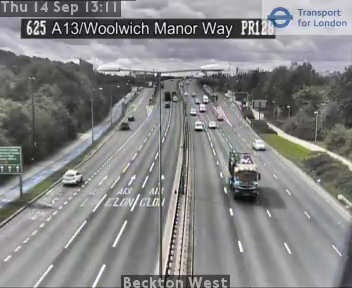
#> input picture frame 27 of trafficCounter/inputs/625_201709141311.mp4, 352 x 288 px
$ python haarCascades.py
#> lines starting #> are read from the running program, lines starting #| are printed output that depends on the picture; after the words box and inside, x2 and y2 are one past the last pixel; in counts of white or black regions, pixels touching at a corner belong together
#!/usr/bin/env python3
# -*- coding: utf-8 -*-
"""
Created on Thu Aug 31 12:59:22 2017

@author: alexdrake
"""
import numpy as np
import cv2
import os

# get working directory
loc = os.path.abspath('')

#this is the cascade
car_cascade = cv2.CascadeClassifier(loc+'/trafficCounter/classifier/cars3.xml')

# Video source
inputFile = loc+'/trafficCounter/inputs/625_201709141311.mp4'
cap = cv2.VideoCapture(inputFile)

# get frame size
frame_w = int(cap.get(cv2.CAP_PROP_FRAME_WIDTH))
frame_h = int(cap.get(cv2.CAP_PROP_FRAME_HEIGHT))

# create a mask (manual for each camera)
mask = np.zeros((frame_h,frame_w), np.uint8)
mask[:,:] = 255
mask[:120, :] = 0

frame_no = 0

ret, img = cap.read()
#> img is the input picture: shape (288, 352, 3); mean B, G, R 132.7, 132.3, 132.4

while ret:
    ret, img = cap.read()
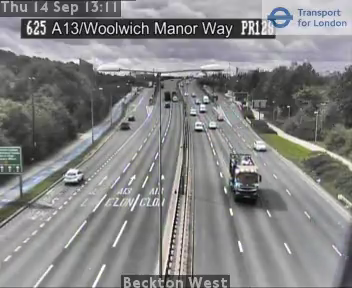
#> input picture frame 28 of trafficCounter/inputs/625_201709141311.mp4, 352 x 288 px
#> img is the input picture: shape (288, 352, 3); mean B, G, R 132.8, 132.3, 132.3
    frame_no = frame_no + 1

    gray = cv2.cvtColor(img, cv2.COLOR_BGR2GRAY)

    # apply mask
    gray = cv2.bitwise_and(gray, gray, mask = mask)
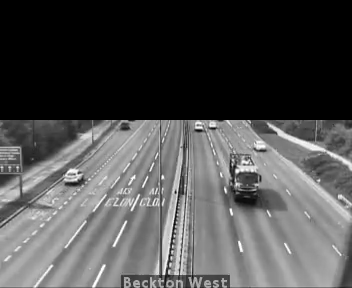
#> gray: shape (288, 352); min 0, max 255, mean 79.6

    # image, reject levels level weights.
    cars = car_cascade.detectMultiScale(gray, 1.008, 5)
#> cars = [[112, 114, 24, 24], [58, 166, 29, 29], [5, 239, 24, 24], [249, 134, 27, 27]]

    # add this
    for (x,y,w,h) in cars:
        cv2.rectangle(img,(x,y),(x+w,y+h),(255,255,0),2)

        roi_gray = gray[y:y+h, x:x+w]
        roi_color = img[y:y+h, x:x+w]
#> this loop made 4 passes
#> pass 1, `roi_gray = gray[y:y+h, x:x+w]`:
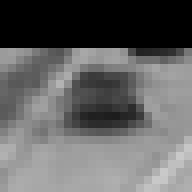
#> roi_gray: shape (24, 24) (shown 8 times larger); min 0, max 201, mean 99.9
#> pass 1, `roi_color = img[y:y+h, x:x+w]`:
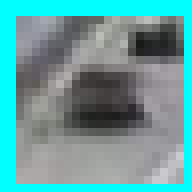
#> roi_color: shape (24, 24, 3) (shown 8 times larger); mean B, G, R 157.8, 157.9, 98.1
#> pass 2, `roi_gray = gray[y:y+h, x:x+w]`:
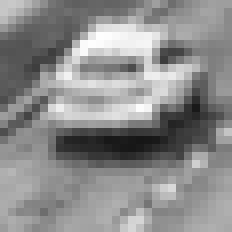
#> roi_gray: shape (29, 29) (shown 8 times larger); min 22, max 254, mean 139.7
#> pass 2, `roi_color = img[y:y+h, x:x+w]`:
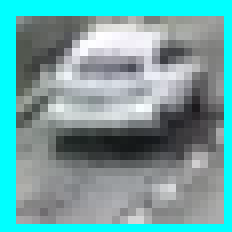
#> roi_color: shape (29, 29, 3) (shown 8 times larger); mean B, G, R 163.4, 162.6, 110.9
#> after the loop:
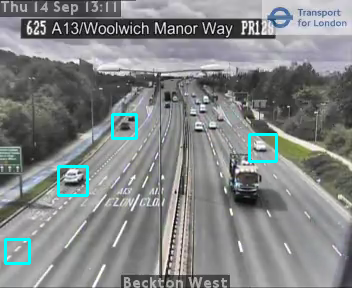
#> img: shape (288, 352, 3); 1.22% of pixels changed, all inside (x1, y1, x2, y2) = (4, 113, 278, 265)

    print('Processing %d : cars detected : [%s]' % (frame_no, len(cars)))
#| Processing 1 : cars detected : [4]

    cv2.imshow('img',img)
    if cv2.waitKey(27) and 0xFF == ord('q'):
#> (key q is pressed here)
        break

cap.release()
cv2.destroyAllWindows()

$ run again, starting later in the video
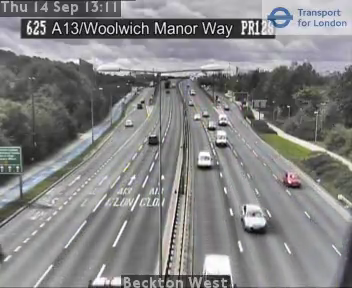
#> input picture frame 122 of trafficCounter/inputs/625_201709141311.mp4, 352 x 288 px
#> img is the input picture: shape (288, 352, 3); mean B, G, R 132.6, 132.1, 132.3
#> `gray = cv2.bitwise_and(gray, gray, mask = mask)`:
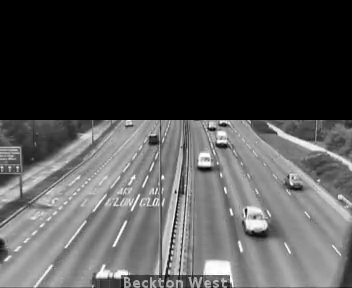
#> gray: shape (288, 352); min 0, max 255, mean 79.3
#> cars = [[212, 132, 22, 22], [284, 174, 23, 23], [238, 207, 40, 40], [278, 160, 46, 46]]
#> the loop `for (x,y,w,h) in cars:` made 4 passes
#> after the loop `for (x,y,w,h) in cars:`:
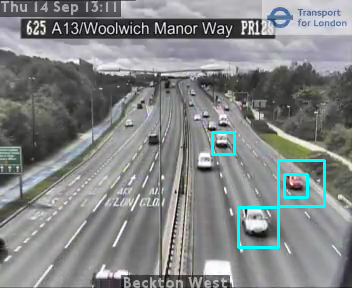
#> img: shape (288, 352, 3); mean B, G, R 134.3, 133.7, 129.9
#| Processing 1 : cars detected : [4]

$ run again, starting later in the video
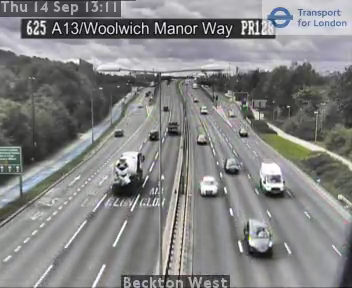
#> input picture frame 218 of trafficCounter/inputs/625_201709141311.mp4, 352 x 288 px
#> img is the input picture: shape (288, 352, 3); mean B, G, R 131.5, 131.6, 131.5
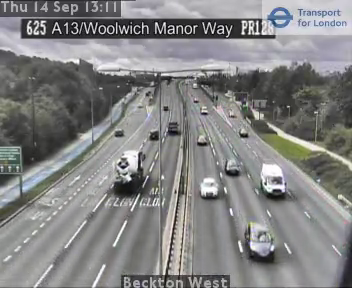
#> input picture frame 219 of trafficCounter/inputs/625_201709141311.mp4, 352 x 288 px
#> img is the input picture: shape (288, 352, 3); mean B, G, R 131.5, 131.5, 131.4
#> cars = [[107, 121, 23, 23], [257, 172, 38, 38], [236, 227, 49, 49], [184, 164, 53, 53], [5, 102, 69, 69]]
#> the loop `for (x,y,w,h) in cars:` made 5 passes
#> after the loop `for (x,y,w,h) in cars:`:
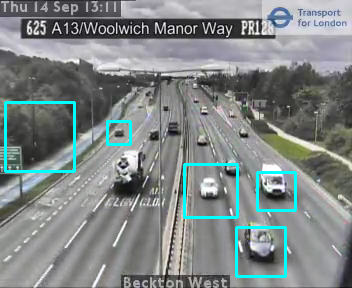
#> img: shape (288, 352, 3); 2.73% of pixels changed, all inside (x1, y1, x2, y2) = (4, 101, 297, 278)
#| Processing 1 : cars detected : [5]
